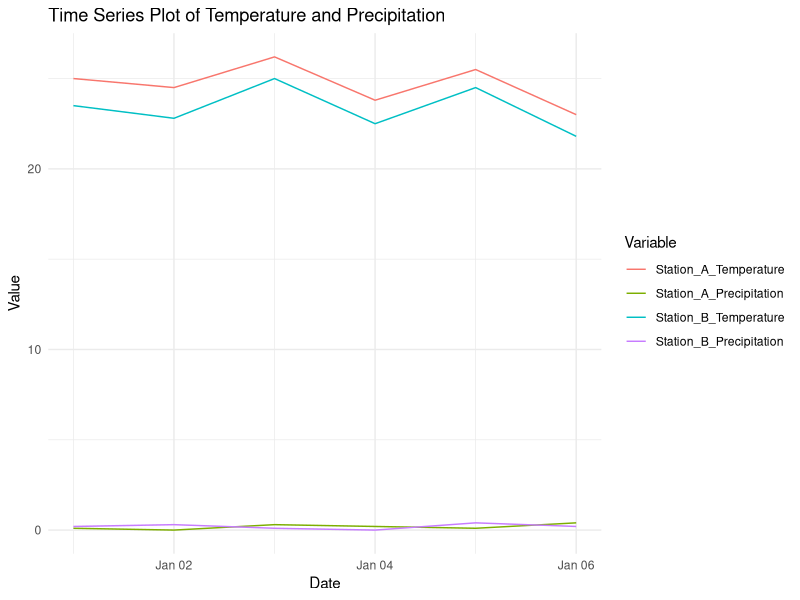
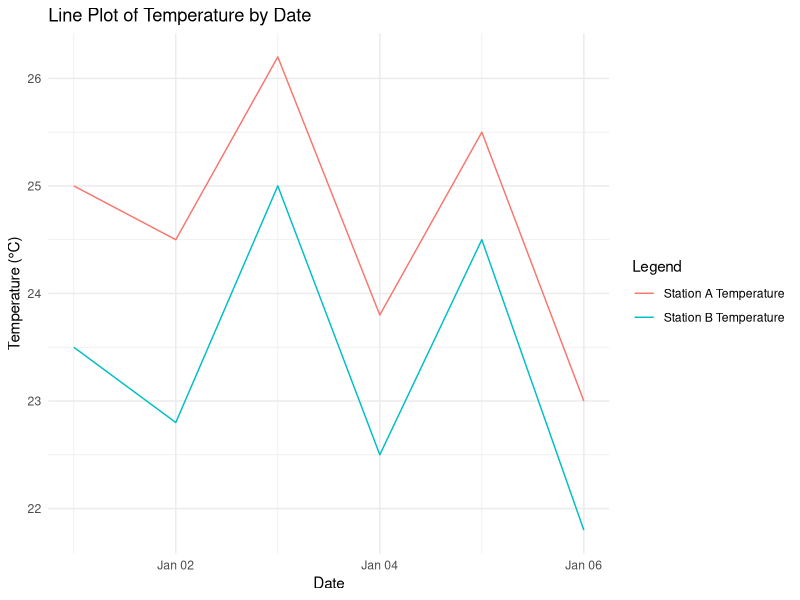
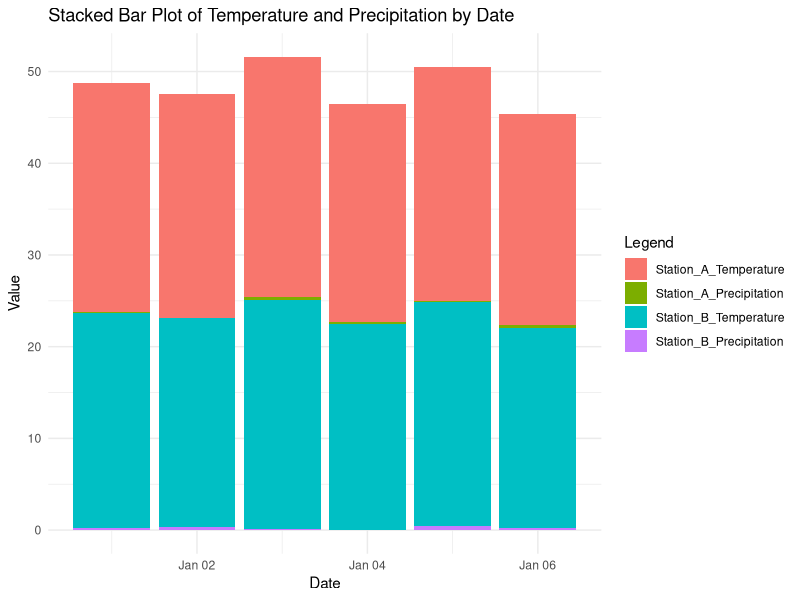

Reproduce these figures in R, in order.
# Load necessary libraries
library(ggplot2)
library(reshape2)

# Create the dataset
data <- data.frame(
  Date = as.Date(c("2024-01-01", "2024-01-02", "2024-01-03", "2024-01-04", "2024-01-05", "2024-01-06")),
  Station_A_Temperature = c(25.0, 24.5, 26.2, 23.8, 25.5, 23.0),
  Station_A_Precipitation = c(0.1, 0.0, 0.3, 0.2, 0.1, 0.4),
  Station_B_Temperature = c(23.5, 22.8, 25.0, 22.5, 24.5, 21.8),
  Station_B_Precipitation = c(0.2, 0.3, 0.1, 0.0, 0.4, 0.2)
)

# Display the dataset
print(data)
# Melt the data for ggplot
data_melt <- melt(data, id.vars = "Date")

# Create time series plot
ggplot(data_melt, aes(x = Date, y = value, color = variable)) +
  geom_line() +
  labs(title = "Time Series Plot of Temperature and Precipitation",
       x = "Date",
       y = "Value",
       color = "Variable") +
  theme_minimal()
# Create a separate line plot for temperatures
ggplot(data, aes(x = Date)) +
  geom_line(aes(y = Station_A_Temperature, color = "Station A Temperature")) +
  geom_line(aes(y = Station_B_Temperature, color = "Station B Temperature")) +
  labs(title = "Line Plot of Temperature by Date",
       x = "Date",
       y = "Temperature (°C)",
       color = "Legend") +
  theme_minimal()
# Melt the data for stacked bar plot
data_long <- melt(data, id.vars = "Date", 
                  measure.vars = c("Station_A_Temperature", "Station_A_Precipitation", "Station_B_Temperature", "Station_B_Precipitation"),
                  variable.name = "Station_Variable", value.name = "Value")

# Create the stacked bar plot
ggplot(data_long, aes(x = Date, y = Value, fill = Station_Variable)) +
  geom_bar(stat = "identity") +
  labs(title = "Stacked Bar Plot of Temperature and Precipitation by Date",
       x = "Date",
       y = "Value",
       fill = "Legend") +
  theme_minimal()